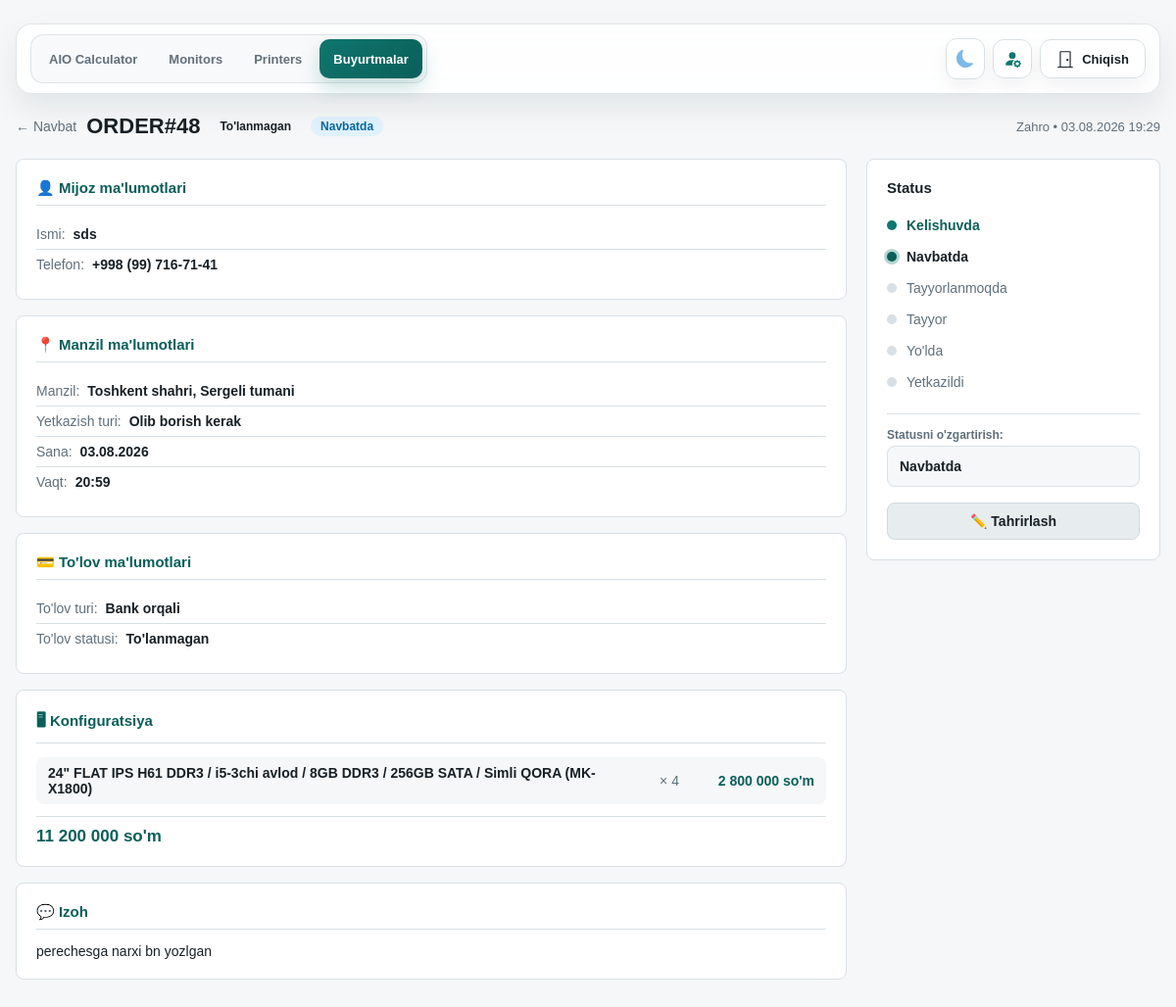
/orders/48/ (signed in), run on an earlier commit of the app's database.
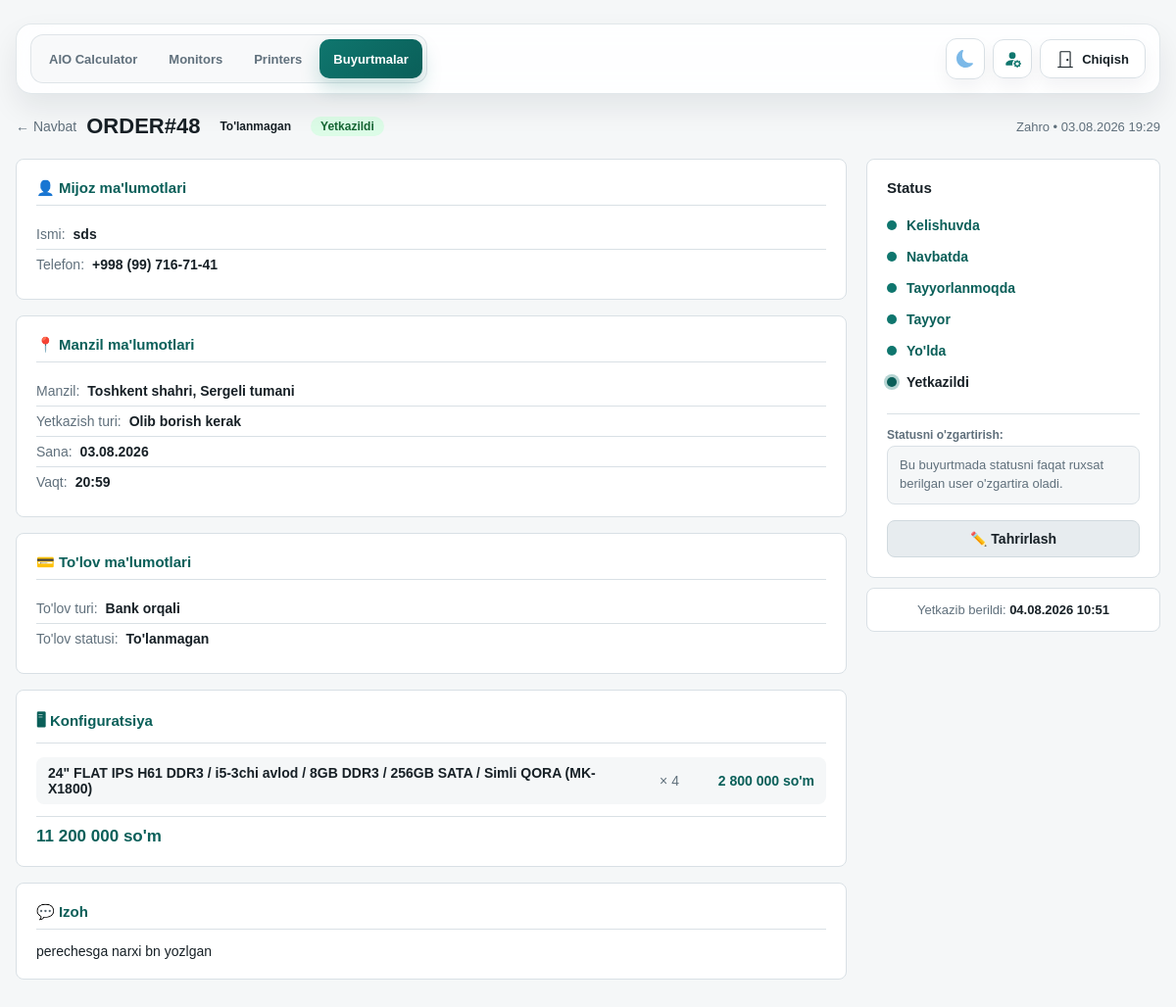
And on a later commit of the database.
### orders/models.py (models this page shows, shortened)
class Order(models.Model):
    class DeliveryType(models.TextChoices):
        DELIVERY = "DELIVERY", "Olib borish kerak"
        POST = "POST", "Pochta (BTS, UzPost, YandexGo...)"
        PICKUP = "PICKUP", "Olib ketadi"
    class PaymentType(models.TextChoices):
        CASH = "CASH", "Naqd to'lov"
        CARD = "CARD", "Kartadan to'lov"
        TRANSFER = "TRANSFER", "Bank orqali"
        CASH_CARD = "CASH_CARD", "Aralash to'lov"
    class PaymentStatus(models.TextChoices):
        UNPAID = "UNPAID", "To'lanmagan"
        ON_DELIVERY = "ON_DELIVERY", "Yetkazilganda to'lanadi"
        ON_PICKUP = "ON_PICKUP", "Olib ketishda to'lanadi"
        PARTIAL = "PARTIAL", "Qisman to'langan"
        PAID = "PAID", "To'langan"
    class ProductionStatus(models.TextChoices):
        AGREED = "AGREED", "Kelishuvda"
        QUEUED = "QUEUED", "Navbatda"
        IN_PROGRESS = "IN_PROGRESS", "Tayyorlanmoqda"
        READY = "READY", "Tayyor"
        SHIPPING = "SHIPPING", "Yo'lda"
        DELIVERED = "DELIVERED", "Yetkazildi"
        ON_HOLD = "ON_HOLD", "To'xtatildi"
        CANCELLED = "CANCELLED", "Bekor qilindi"
    DELIVERY_STATUS_FLOWS = {
        DeliveryType.DELIVERY: [
            ProductionStatus.AGREED,
            ProductionStatus.QUEUED,
            ProductionStatus.IN_PROGRESS,
            ProductionStatus.READY,
            ProductionStatus.SHIPPING,
            ProductionStatus.DELIVERED,
        ],
        DeliveryType.POST: [
            ProductionStatus.AGREED,
            ProductionStatus.QUEUED,
            ProductionStatus.IN_PROGRESS,
            ProductionStatus.READY,
            ProductionStatus.SHIPPING,
            ProductionStatus.DELIVERED,
        ],
        DeliveryType.PICKUP: [
            ProductionStatus.AGREED,
            ProductionStatus.QUEUED,
            ProductionStatus.IN_PROGRESS,
            ProductionStatus.READY,
            ProductionStatus.DELIVERED,
        ],
    }
    GLOBAL_PRODUCTION_STATUSES = [
        ProductionStatus.CANCELLED,
        ProductionStatus.ON_HOLD,
    ]
    DELIVERY_STATUS_LABELS = {
        DeliveryType.DELIVERY: {
            ProductionStatus.SHIPPING: "Yo'lda",
            ProductionStatus.DELIVERED: "Yetkazildi",
        },
        DeliveryType.POST: {
            ProductionStatus.SHIPPING: "Jo'natildi",
            ProductionStatus.DELIVERED: "Qabul qilib oldi",
        },
        DeliveryType.PICKUP: {
            ProductionStatus.DELIVERED: "Olib ketildi",
        },
    }
    order_number = models.CharField(
        max_length=24, unique=True, blank=True, null=True, verbose_name="Buyurtma raqami"
    )
    sold_by = models.ForeignKey(
        User, on_delete=models.PROTECT, related_name="orders", verbose_name="Sotuvchi"
    )
    customer_name = models.CharField(max_length=120, verbose_name="Mijoz ismi")
    customer_phone = models.CharField(max_length=30, verbose_name="Telefon raqami")
    region = models.CharField(max_length=80, verbose_name="Viloyat")
    district = models.CharField(max_length=80, verbose_name="Tuman")
    city = models.CharField(max_length=80, verbose_name="Shahar")
    landmark = models.CharField(max_length=200, blank=True, verbose_name="Mo'ljal")
    delivery_type = models.CharField(
        max_length=20, choices=DeliveryType.choices, verbose_name="Yetkazish turi"
    )
    payment_type = models.CharField(
        max_length=20, choices=PaymentType.choices, verbose_name="To'lov turi"
    )
    payment_status = models.CharField(
        max_length=20,
        choices=PaymentStatus.choices,
        default=PaymentStatus.UNPAID,
        verbose_name="To'lov holati",
    )
    production_status = models.CharField(
        max_length=20,
        choices=ProductionStatus.choices,
        default=ProductionStatus.AGREED,
        verbose_name="Ishlab chiqarish holati",
    )
    total_price_usd = models.DecimalField(
        max_digits=12, decimal_places=2, default=0, verbose_name="Jami (USD)"
    )
    total_price_uzs = models.DecimalField(
        max_digits=16, decimal_places=0, default=0, verbose_name="Jami (so'm)"
    )
    delivery_date = models.DateField(null=True, blank=True, verbose_name="Yetkazib berish sanasi")
    delivery_time = models.CharField(max_length=10, null=True, blank=True, verbose_name="Yetkazib berish vaqti")
    partial_amount = models.DecimalField(
        max_digits=16, decimal_places=0, default=0, verbose_name="Qisman to'langan summa"
    )
    notes = models.TextField(blank=True, verbose_name="Izoh")
    created_at = models.DateTimeField(auto_now_add=True)
    updated_at = models.DateTimeField(auto_now=True)
    delivered_at = models.DateTimeField(null=True, blank=True, verbose_name="Yetkazib berilgan vaqt")
    class Meta:
        ordering = ["-created_at"]
        verbose_name = "Buyurtma"
        verbose_name_plural = "Buyurtmalar"
    @property
    def display_order_number(self):
        raw_number = self.order_number or f"ORDER#{self.pk}"
        if raw_number.startswith("ORD#"):
            return raw_number.replace("ORD#", "ORDER#", 1)
        return raw_number
    @classmethod
    def production_status_flow(cls, delivery_type):
        return cls.DELIVERY_STATUS_FLOWS.get(
            delivery_type,
            cls.DELIVERY_STATUS_FLOWS[cls.DeliveryType.DELIVERY],
        )
    @classmethod
    def production_status_label(cls, status, delivery_type=None):
        if delivery_type:
            custom = cls.DELIVERY_STATUS_LABELS.get(delivery_type, {})
            if status in custom:
                return custom[status]
        return dict(cls.ProductionStatus.choices).get(status, status)
    @classmethod
    def production_status_choices_for_delivery(cls, delivery_type):
        statuses = list(cls.production_status_flow(delivery_type))
        for status in cls.GLOBAL_PRODUCTION_STATUSES:
            if status not in statuses:
                statuses.append(status)
        return [(status, cls.production_status_label(status, delivery_type)) for status in statuses]

class OrderItem(models.Model):
    order = models.ForeignKey(Order, on_delete=models.CASCADE, related_name="items")
    build_quote = models.ForeignKey(
        "calculator.BuildQuote",
        on_delete=models.SET_NULL,
        null=True,
        blank=True,
        related_name="order_items",
        verbose_name="Kalkulyator konfiguratsiyasi",
    )
    config_label = models.CharField(max_length=255, verbose_name="Konfiguratsiya")
    quantity = models.PositiveIntegerField(default=1, verbose_name="Soni")
    unit_price_usd = models.DecimalField(
        max_digits=12, decimal_places=2, default=0, verbose_name="Dona narxi (USD)"
    )
    unit_price_uzs = models.DecimalField(
        max_digits=16, decimal_places=2, default=0, verbose_name="Dona narxi (so'm)"
    )
    class Meta:
        verbose_name = "Buyurtma elementi"
        verbose_name_plural = "Buyurtma elementlari"

### orders/views.py (the view, shortened to what this page needs)
# urls.py: path("<int:pk>/", views.order_detail, name="detail"),
@login_required
def order_detail(request, pk):
    from calculator.models import CalculatorSettings
    try:
        settings = CalculatorSettings.objects.first()
        usd_rate = int(settings.usd_rate) if settings and settings.usd_rate else 12850
    except:
        usd_rate = 12850
    order = get_object_or_404(
        _orders_for_user(request.user).prefetch_related("items").select_related("sold_by"),
        pk=pk,
    )
    if request.method == "GET" and request.GET.get("edit") == "1":
        if not _can_user_edit_order(request.user, order):
            raise PermissionDenied("Sizda buyurtmani tahrirlash huquqi yo'q.")
        return render(request, "orders/order_form.html", _form_context(request.user, order, {}))
    allowed_production_status_choices = _allowed_production_status_choices_for_user(
        request.user,
        order.delivery_type,
        order.production_status,
        order,
    )
    allowed_production_status_values = {value for value, _ in allowed_production_status_choices}
    return render(request, "orders/order_detail.html", {
        "active_nav": "orders",
        "order": order,
        "usd_rate": usd_rate,
        "status_flow": Order.production_status_flow(order.delivery_type),
        "current_status_index": (
            Order.production_status_flow(order.delivery_type).index(order.production_status)
            if order.production_status in Order.production_status_flow(order.delivery_type)
            else -1
        ),
        "delivery_choices": Order.DeliveryType.choices,
        "payment_type_choices": Order.PaymentType.choices,
        "payment_status_choices": Order.PaymentStatus.choices,
        "production_status_choices": allowed_production_status_choices,
        "can_edit_order": _can_user_edit_order(request.user, order),
        "can_delete_order": _can_user_delete_order(request.user),
        "can_cancel_order": _can_user_cancel_order(request.user, order),
        "can_change_production_status": _can_user_change_production_status(
            request.user,
            order.production_status,
            order,
        ),
        "show_current_status_option": order.production_status not in allowed_production_status_values,
        "current_status_label": _all_production_status_choices_map(order.delivery_type).get(
            order.production_status,
            order.production_status,
        ),
    })

### orders/templates/orders/order_detail.html (shortened to what this page needs)
{% extends "base.html" %}
{% load order_tags %}
{% block content %}
<div style="margin-top:20px;">
  <div style="display:flex;align-items:center;flex-wrap:wrap;gap:10px;margin-bottom:16px;">
    <a href="{% url 'orders:list' %}" style="color:var(--muted);text-decoration:none;font-size:14px;">← Navbat</a>
    <h2 style="margin:0;font-size:22px;">{{ order.display_order_number }}</h2>
    <span class="badge {{ order.payment_status|payment_badge }}">{{ order.get_payment_status_display }}</span>
    <span class="badge {{ order.production_status|status_badge }}">{{ order.production_status|status_label:order.delivery_type }}</span>
    <span style="font-size:13px;color:var(--muted);margin-left:auto;">
      {{ order.sold_by.get_full_name|default:order.sold_by.username }} •
      {{ order.created_at|date:"d.m.Y H:i" }}
    </span>
  </div>
  <div class="detail-layout">
    <div>
      <div class="panel detail-section">
        <h3>👤 Mijoz ma'lumotlari</h3>
        <div class="detail-row-group">
          <div class="detail-row"><span>Ismi:</span><strong>{{ order.customer_name }}</strong></div>
          <div class="detail-row"><span>Telefon:</span><strong>{{ order.customer_phone|format_phone }}</strong></div>
        </div>
      </div>
      <div class="panel detail-section">
        <h3>📍 Manzil ma'lumotlari</h3>
        <div class="detail-row">
          <span>Manzil:</span>
          <strong>
            {{ order.region }}, {{ order.district }}{% if order.city %}, {{ order.city }}{% endif %}{% if order.landmark %}, {{ order.landmark }}{% endif %}
          </strong>
        </div>
        <div class="detail-row-group">
          <div class="detail-row"><span>Yetkazish turi:</span><strong>{{ order.get_delivery_type_display }}</strong></div>
          {% if order.delivery_date %}
            <div class="detail-row"><span>Sana:</span><strong>{{ order.delivery_date|date:"d.m.Y" }}</strong></div>
          {% endif %}
          {% if order.delivery_time %}
            <div class="detail-row"><span>Vaqt:</span><strong>{{ order.delivery_time }}</strong></div>
          {% endif %}
        </div>
      </div>
      <div class="panel detail-section">
        <h3>💳 To'lov ma'lumotlari</h3>
        <div class="detail-row-group">
          <div class="detail-row"><span>To'lov turi:</span><strong>{{ order.get_payment_type_display }}</strong></div>
          <div class="detail-row"><span>To'lov statusi:</span><strong>{{ order.get_payment_status_display }}</strong></div>
        </div>
      </div>
      <div class="panel detail-section">
        <h3>🖥 Konfiguratsiya</h3>
        {% for item in order.items.all %}
          <div class="config-item">
            <span class="label">{{ item.config_label }}</span>
            <span class="qty">× {{ item.quantity }}</span>
            <span class="price">
              {% if item.unit_price_uzs %}
                {{ item.unit_price_uzs|format_uzs }}
              {% else %}
                {% widthratio item.unit_price_usd 1 usd_rate as price_uzs %}
                {{ price_uzs|format_uzs }}
              {% endif %}
              so'm
            </span>
          </div>
        {% endfor %}
        <div style="display:flex;margin-top:12px;padding-top:10px;border-top:1px solid var(--line);">
          <div style="text-align:right;">
            <div style="font-weight:800;font-size:17px;color:var(--accent-dark)">{{ order.total_price_uzs|format_uzs }} so'm</div>
          </div>
        </div>
      </div>
      {% if order.notes %}
        <div class="panel detail-section">
          <h3>💬 Izoh</h3>
          <p style="margin:0;font-size:14px;color:var(--text);">{{ order.notes }}</p>
        </div>
      {% endif %}
    </div>
    <aside>
      <div class="panel status-sidebar">
        <h3>Status</h3>
        {% for s in status_flow %}
          <div class="status-step
            {% if order.production_status == s %}current
            {% elif current_status_index != -1 and forloop.counter0 < current_status_index %}done
            {% endif %}">
            <div class="status-dot
              {% if order.production_status == s %}current
              {% elif current_status_index != -1 and forloop.counter0 < current_status_index %}done
              {% endif %}">
            </div>
            {{ s|status_label:order.delivery_type }}
          </div>
        {% endfor %}
        <div style="margin-top: 16px; margin-bottom: 12px; border-top: 1px solid var(--line); padding-top: 14px;">
          <label style="font-size:12px; color:var(--muted); font-weight:700; margin-bottom:4px; display:block;">Statusni o'zgartirish:</label>
          {% if can_change_production_status %}
            <select id="status-select-dropdown" onchange="onStatusDropdownChange(this.value)" style="width:100%; padding:10px 12px; border-radius:8px; background:var(--bg); border:1px solid var(--line); color:var(--text); font-weight:700; font-size:14px; cursor:pointer;">
              {% for s_val, s_label in production_status_choices %}
                <option value="{{ s_val }}" {% if order.production_status == s_val %}selected{% endif %}>{{ s_label }}</option>
              {% endfor %}
            </select>
          {% else %}
            <div style="padding:10px 12px; border-radius:8px; background:var(--bg); border:1px solid var(--line); color:var(--muted); font-size:13px; line-height:1.45;">
              Bu buyurtmada statusni faqat ruxsat berilgan user o'zgartira oladi.
            </div>
          {% endif %}
        </div>
        <div class="action-btns">
          {% if can_edit_order %}
            <a href="{% url 'orders:detail' order.pk %}?edit=1" class="action-btn secondary">
              ✏️ Tahrirlash
            </a>
          {% endif %}
        </div>
      </div>
      {% if order.delivered_at %}
        <div class="panel" style="padding:14px 18px;margin-top:10px;font-size:13px;color:var(--muted);text-align:center;">
          Yetkazib berildi: <strong style="color:var(--text);">{{ order.delivered_at|date:"d.m.Y H:i" }}</strong>
        </div>
      {% endif %}
    </aside>
  </div>
</div>
{% endblock %}

What changed in the data, as far as the page shows it:
changed Order "ORDER#48": production_status|status_label "Navbatda" → "Yetkazildi"; delivered_at (not shown) → "04.08.2026 10:51"; production_status "Navbatda" → (not shown)
Also different on the page:
text now shown: "Bu buyurtmada statusni faqat ruxsat berilgan user o'zgartira oladi. Yetkazib berildi:"
